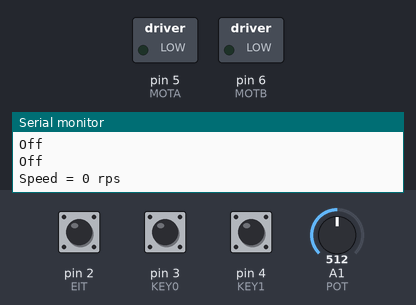
Bench run of a sketch on a simulated Arduino Uno, built with avr-gcc and run on an emulated ATmega328P. Shown: switched loads named in the sketch (green lamp = pin HIGH), the last lines printed to the serial monitor. The test bench sets the inputs (shaded band); at power-on: pin 3 (KEY0) HIGH, pin 2 (EIT) HIGH, pin 4 (KEY1) HIGH, A1 (POT) = 512.

Above: at 1.2 s.
1.3 s: pin 3 (KEY0) pulled LOW for 0.15 s
At 2.5 s:
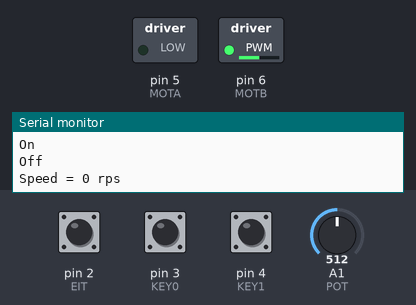
2.9 s: pin 3 (KEY0) pulled LOW for 1 s
At 3.8 s:
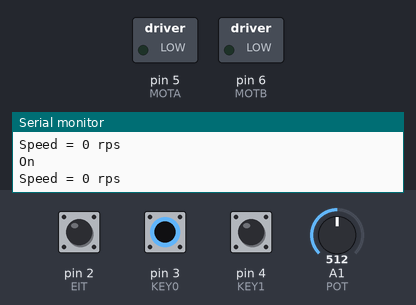
5.4 s: pin 3 (KEY0) pulled LOW for 3.2 s
At 5.7 s:
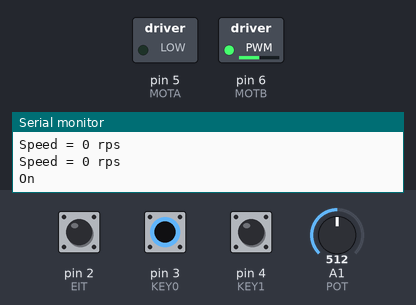
Timing chart, 0 to 8.4 s (numbered marks = the images above; inputs shaded):
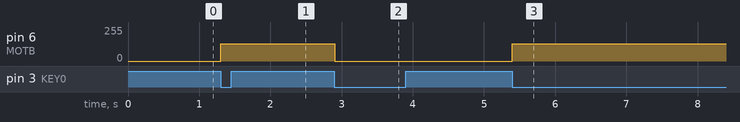

Measured:
- after the input at 1.3 s, pin 6 (MOTB): 0/255 → 128/255 at once
- after the input at 2.9 s, pin 6 (MOTB): 128/255 → 0/255 at once
- after the input at 5.4 s, pin 6 (MOTB): 0/255 → 128/255 at once

The sketch:

PROJ_Control3.ino
```cpp
#include "MPublic.h"
#include <TimerOne.h>
#include "Test.h"
#include "Key.h"
#include "KCon.h"
#include "Contr.h"
#include "Speed.h"

void fTimerIsr(void);

void setup() {
  Serial.begin(9600);
  Timer1.initialize(1000000);         // set timer=1000000 us = 0.5s
  Timer1.attachInterrupt(fTimerIsr);  // attach ISR here
  //------------

  //fTestOpen();
  fKeyOpen();
  fKConOpen();
  fContrOpen();
  fSpeedOpen();
}

void loop() {

  schZone = true;
  //fTestRun();
  fKeyRun();
  fKConRun();
  fContrRun();
  fSpeedRun();
}

void fTimerIsr(void) {

  schZone = false;
  //fTestRun();
  fSpeedRun();
}
```

Contr.h
```cpp
extern "C" {tByte fContrOpen(void);}
extern "C" {void fContrRun(void);}

extern "C" {void fContrCntSpeed(void);}
extern "C" {tWord fContrCntRead(void);}
extern "C" {void fContrSwTog(void);}

//- I/Os definition -----------------------

#define MOTA 5      // Motor's A
#define MOTB 6      // Motor's B
#define POT  A1     // Potentiometer
#define EIT  2      // External interrupt
```

Contr.ino
```cpp
typedef struct {
  tByte   state;

  tByte   tog;
  tWord   cnt;
  tByte   iflag;
} tContr;

tContr  m_Contr;

//- Local functions --------------------------------

void fContrIntr(void) {
  m_Contr.iflag=1;
}

//- State Machines ----------------------------------

tByte fContrState0(tContr *m) {
  tWord     v;

  if (m->iflag) {
    if (digitalRead(EIT)==HIGH) {
      m->cnt++;
      m->iflag=0;
    }
  }

  v = analogRead(POT);          // Read the input pin
  analogWrite(MOTB, v/4);

  return 0;
}

tByte fContrState1(tContr *m) {

  return 0;
}

//---------------------------------

tByte fContrState100(tContr *m) {


  return 0;
}

tByte fContrState101(tContr *m) {


  return 0;
}

tByte fContrEntry(tContr *m) {

  if (schZone) { // running in normal scheduling
    switch (m->state) {
      case 0 : fContrState0(m); break;
      case 1 : fContrState1(m); break;
      default : break;
    }
  } else {       // running in timer scheduling
    switch (m->state) {
      case 100 : fContrState100(m); break;
      case 101 : fContrState101(m); break;
      default : break;
    }
  }
  return 0;
}

//--------------------------------------------------

void fContrCntSpeed(void) {
  m_Contr.cnt=0;
}

tWord fContrCntRead(void) {
  return m_Contr.cnt;
}

void fContrSwTog(void) {
  if (m_Contr.tog) {    // Turn on motor
    m_Contr.tog=0;
    m_Contr.state=0;
  } else {              // Turn off motor
    m_Contr.tog=1;
    digitalWrite(MOTA,LOW);
    digitalWrite(MOTB,LOW);
    m_Contr.state=bNull;
  }

}

//--------------------------------------------------

tByte fContrOpen(void) {

  m_Contr.tog=1;
  pinMode(MOTA, OUTPUT);   // sets the pin as output
  pinMode(MOTB, OUTPUT);   // sets the pin as output
  digitalWrite(MOTA,LOW);
  digitalWrite(MOTB,LOW);

  m_Contr.cnt=0;
  m_Contr.iflag=0;
  pinMode(EIT, INPUT_PULLUP);
  attachInterrupt(digitalPinToInterrupt(EIT), fContrIntr, FALLING);
  //-------------------------
  m_Contr.state=bNull;

  return 0;
}

void fContrRun(void) {

  fContrEntry(&m_Contr);
}
```

KCon.h
```cpp
extern "C" {tByte fKConOpen(void);}
extern "C" {void fKConRun(void);}
```

KCon.ino
```cpp
typedef struct {
  tByte   state;

} tKCon;

tKCon  m_KCon;

//- State Machines ----------------------------------

tByte fKConState0(tKCon *m) {
  tByte   k;

  if (fKeyHit()) {
    k=fKeyGet();
    switch (k) {
      case 0x00 : fContrSwTog(); break;
      case 0x01 : break;
    }
  }
  return 0;
}

tByte fKConState1(tKCon *m) {

  return 0;
}

tByte fKConEntry(tKCon *m) {

  switch (m->state) {
    case 0 : fKConState0(m); break;
    case 1 : fKConState1(m); break;
    default : break;
  }

  return 0;
}

//--------------------------------------------------

tByte fKConOpen(void) {


  //-------------------------
  m_KCon.state=0;

  return 0;
}

void fKConRun(void) {

  fKConEntry(&m_KCon);
}
```

Key.h
```cpp
extern "C" {tByte fKeyHit(void);}
extern "C" {tByte fKeyGet(void);}
extern "C" {tByte fKeyAreAllKeyRdy(void);}
extern "C" {tByte fKeyRd(tByte k);}

extern "C" {tByte fKeyOpen(void);}
extern "C" {void fKeyRun(void);}

//== Mapping I/Os to Switches ==================
#define KEY0  3
#define KEY1  4
```

Key.ino
```cpp
#define MAX_KEY   2     // # of keys
#define BUF_SIZE  4     // Buffer Size
#define MAX_DBC   10    // # of deboucing

typedef struct {
  tByte   buf[BUF_SIZE];
  tByte   head;
  tByte   tail;
} tBuf;

typedef struct {
  tByte   state;

  tWord   port;
  tByte   id;
  tByte   sts;   // Key status: 1=close(on), 0=open(off)
  tWord   cnt;
  tWord   ver;
  tByte   sem;
} tKey;


tKey m_key[MAX_KEY];
tBuf kbuf;

//= functions ================================================================

tByte fKeyIsBufFull(void) {
  tByte   next;

  next=(tByte)((kbuf.head+1)%BUF_SIZE);
  if (next==kbuf.tail) return 1;
  return 0;
}

tByte fKeyIsBufEmpty(void) {
  if (kbuf.head==kbuf.tail) return 1;
  return 0;
}

tByte fKeyBufIn(tByte id) {
  if (fKeyIsBufFull()) return bNull;
  kbuf.buf[kbuf.head]=id;
  kbuf.head=(tByte)((kbuf.head+1)%BUF_SIZE);
  return 0;
}

tByte fKeyBufOut(void) {
  tByte   k;

  if (fKeyIsBufEmpty()) return bNull;
  k=kbuf.buf[kbuf.tail];
  kbuf.tail=(tByte)((kbuf.tail+1)%BUF_SIZE);
  return k;
}

//= State Machines ===========================================================

tByte fKeyState0(tKey *m) {

  if (!digitalRead(m->port)) {
    m->cnt++;
    m->ver=0;
    if (m->cnt>=MAX_DBC) {
      m->sts=sON;      // Set key state on
      m->cnt=0;
      if (m->sem) {Serial.println("On");fKeyBufIn(m->id);m->sem=0;}
    }
  } else {
    m->cnt=0;
    m->ver++;
    if (m->ver>=MAX_DBC) {
      m->ver=0;
      m->sem=1;
      m->state=1;
    }
  }
  return 0;
}

tByte fKeyState1(tKey *m) {

  if (digitalRead(m->port)) {
    m->cnt++;
    m->ver=0;
    if (m->cnt>=MAX_DBC) {
      m->sts=sOFF;     // Set key state off
      m->cnt=0;
      if (m->sem) {Serial.println("Off");fKeyBufIn(m->id | 0x80);m->sem=0;}
    }
  } else {
    m->cnt=0;
    m->ver++;
    if (m->ver>=MAX_DBC) {
      m->ver=0;
      m->sem=1;
      m->state=0;
    }
  }
  return 0;
}

tByte fKeyEntry(tKey *m) {

  switch (m->state) {
    case 0 : fKeyState0(m);break;
    case 1 : fKeyState1(m);break;
    default : break;
  }
  return 0;
}


//= Public functions =========================================================

tByte fKeyHit(void) {
  if (fKeyIsBufEmpty()) return 0; else return 1;
}

tByte fKeyGet(void) {
  return fKeyBufOut();
}

tByte fKeyAreAllKeyRdy(void) {
  tByte   i;

  for (i=0;i<MAX_KEY;i++) {
    if (m_key[i].sts==sIDL) return 0;
  }

  return 1;
}

// Read Key Status, k=key number
tByte fKeyRd(tByte k) {
  if (k>MAX_KEY-1) return bNull;
  return m_key[k].sts;
}

//------------------------------------

tByte fKeyOpen(void) {
  tByte   i;

  pinMode(KEY0,INPUT_PULLUP);
  pinMode(KEY1,INPUT_PULLUP);

  //- Assign Key Port ------
  m_key[0].port=KEY0;
  m_key[1].port=KEY1;
  //m_key[2].port=KEY2;
  //m_key[3].port=KEY3;

  //- Initialize -----------
  kbuf.head=0;
  kbuf.tail=0;
  for (i=0;i<MAX_KEY;i++) {
    if (digitalRead(m_key[i].port)) m_key[i].state=1; else m_key[i].state=0;
    m_key[i].id=i;
    m_key[i].sts=sIDL;
    m_key[i].cnt=0;
    m_key[i].ver=0;
    m_key[i].sem=1;
  }

  return 0;
}

void fKeyRun(void) {
  tByte   i;

  for (i=0;i<MAX_KEY;i++) {
    fKeyEntry(&m_key[i]);
  }
}
```

MPublic.h
```cpp
#define tByte   unsigned char   // 8  Bits
#define tWord   unsigned int    // 16 Bits
#define tDWord  unsigned long   // 32 Bits

#define tFloat  float

#define bNull   0xFF
#define wNull   0xFFFF
#define dNull   0xFFFFFFFF
#define pNull   NULL

boolean schZone;       /* Dividing 2 scheduling spaces
                        true = normal scheduling
                        false = timer scheduling */

//== Switch States =====================
#define sON    1       // Switch state=ON
#define sOFF   0       // Switch state=OFF
#define sIDL   bNull   // Switch state=IDLE
```

Speed.h
```cpp
extern "C" {tByte fSpeedOpen(void);}
extern "C" {void fSpeedRun(void);}
```

Speed.ino
```cpp
typedef struct {
  tByte   state;
  tWord   mspeed;
} tSpeed;

tSpeed  m_Speed;

//- State Machines ----------------------------------

tByte fSpeedState0(tSpeed *m) {

  m->state=100;
  return 0;
}

tByte fSpeedState1(tSpeed *m) {


  return 0;
}

//---------------------------------

tByte fSpeedState100(tSpeed *m) {

  m->mspeed=fContrCntRead();
  m->mspeed=m->mspeed/2;
  Serial.print("Speed = ");
  Serial.print(m->mspeed);
  Serial.println(" rps");

  fContrCntSpeed();
  m->state=0;
  return 0;
}

tByte fSpeedState101(tSpeed *m) {


  return 0;
}

tByte fSpeedEntry(tSpeed *m) {

  if (schZone) { // running in normal scheduling
    switch (m->state) {
      case 0 : fSpeedState0(m); break;
      case 1 : fSpeedState1(m); break;
      default : break;
    }
  } else {       // running in timer scheduling
    switch (m->state) {
      case 100 : fSpeedState100(m); break;
      case 101 : fSpeedState101(m); break;
      default : break;
    }
  }
  return 0;
}

//--------------------------------------------------

tByte fSpeedOpen(void) {


  //-------------------------
  m_Speed.state=100;

  return 0;
}

void fSpeedRun(void) {

  fSpeedEntry(&m_Speed);
}
```

Test.h
```cpp
// Template header file for state machines

extern "C" {tByte fTestOpen(void);}
extern "C" {void fTestRun(void);}
```

Test.ino
```cpp
// Template for state machines

typedef struct {
  tByte   state;

} tTest;

tTest  m_test;

//- State Machines ----------------------------------

tByte fTestState0(tTest *m) {


  return 0;
}

tByte fTestState1(tTest *m) {


  return 0;
}

//---------------------------------

tByte fTestState100(tTest *m) {


  return 0;
}

tByte fTestState101(tTest *m) {


  return 0;
}

tByte fTestEntry(tTest *m) {

  if (schZone) { // running in normal scheduling
    switch (m->state) {
      case 0 : fTestState0(m); break;
      case 1 : fTestState1(m); break;
      default : break;
    }
  } else {       // running in timer scheduling
    switch (m->state) {
      case 100 : fTestState100(m); break;
      case 101 : fTestState101(m); break;
      default : break;
    }
  }
  return 0;
}

//--------------------------------------------------

tByte fTestOpen(void) {


  //-------------------------
  m_test.state=bNull;

  return 0;
}

void fTestRun(void) {

  fTestEntry(&m_test);
}
```
